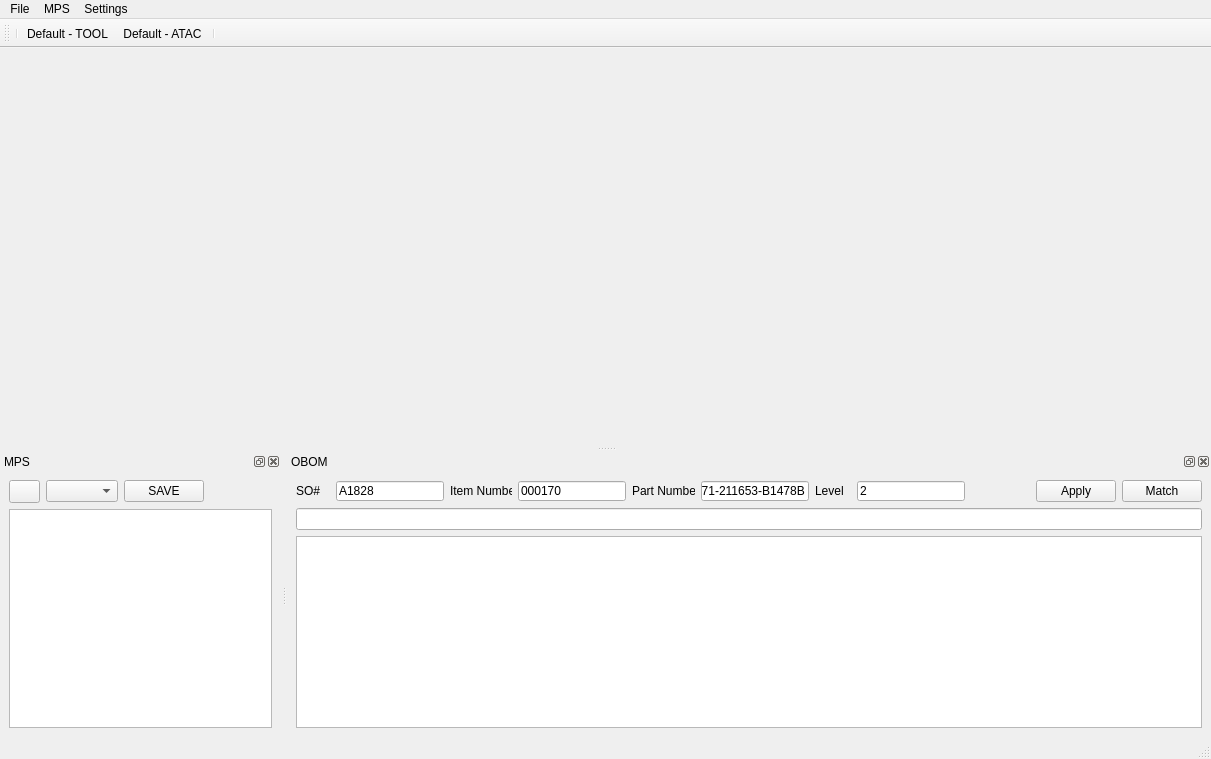
<?xml version="1.0" encoding="UTF-8"?>
<ui version="4.0">
 <class>MainWindow</class>
 <widget class="QMainWindow" name="MainWindow">
  <property name="geometry">
   <rect>
    <x>0</x>
    <y>0</y>
    <width>1211</width>
    <height>759</height>
   </rect>
  </property>
  <property name="windowTitle">
   <string>MainWindow</string>
  </property>
  <widget class="QWidget" name="centralwidget"/>
  <widget class="QMenuBar" name="menubar">
   <property name="geometry">
    <rect>
     <x>0</x>
     <y>0</y>
     <width>1211</width>
     <height>21</height>
    </rect>
   </property>
   <widget class="QMenu" name="menuFile">
    <property name="title">
     <string>File</string>
    </property>
    <addaction name="actionAdd_Model"/>
    <addaction name="separator"/>
    <addaction name="actionDefault_Tool"/>
    <addaction name="actionDefault_ATAC"/>
    <addaction name="separator"/>
    <addaction name="action_manage_pn"/>
    <addaction name="separator"/>
    <addaction name="actionGenerate_CFG_File"/>
    <addaction name="separator"/>
    <addaction name="actionExit"/>
   </widget>
   <widget class="QMenu" name="menuTest">
    <property name="title">
     <string>Settings</string>
    </property>
    <addaction name="actionPreferences"/>
   </widget>
   <widget class="QMenu" name="menuMPS">
    <property name="title">
     <string>MPS</string>
    </property>
   </widget>
   <addaction name="menuFile"/>
   <addaction name="menuMPS"/>
   <addaction name="menuTest"/>
  </widget>
  <widget class="QToolBar" name="toolBar">
   <property name="baseSize">
    <size>
     <width>0</width>
     <height>0</height>
    </size>
   </property>
   <property name="windowTitle">
    <string>toolBar_2</string>
   </property>
   <property name="iconSize">
    <size>
     <width>32</width>
     <height>32</height>
    </size>
   </property>
   <attribute name="toolBarArea">
    <enum>TopToolBarArea</enum>
   </attribute>
   <attribute name="toolBarBreak">
    <bool>false</bool>
   </attribute>
   <addaction name="separator"/>
   <addaction name="actionDefault_Tool"/>
   <addaction name="actionDefault_ATAC"/>
   <addaction name="separator"/>
  </widget>
  <widget class="QStatusBar" name="statusBar"/>
  <widget class="QDockWidget" name="dockWidget_2">
   <property name="windowTitle">
    <string>MPS</string>
   </property>
   <attribute name="dockWidgetArea">
    <number>8</number>
   </attribute>
   <widget class="QWidget" name="dockWidgetContents_2">
    <layout class="QVBoxLayout" name="verticalLayout_2">
     <item>
      <layout class="QHBoxLayout" name="horizontalLayout_5">
       <item>
        <widget class="QPushButton" name="btn_mps_update">
         <property name="minimumSize">
          <size>
           <width>31</width>
           <height>23</height>
          </size>
         </property>
         <property name="maximumSize">
          <size>
           <width>31</width>
           <height>23</height>
          </size>
         </property>
         <property name="text">
          <string/>
         </property>
         <property name="icon">
          <iconset resource="../images/img.qrc">
           <normaloff>:/newPrefix/update.ico</normaloff>:/newPrefix/update.ico</iconset>
         </property>
        </widget>
       </item>
       <item>
        <widget class="QComboBox" name="cbx_mps_model"/>
       </item>
       <item>
        <widget class="QPushButton" name="btn_mps_save">
         <property name="text">
          <string>SAVE</string>
         </property>
        </widget>
       </item>
       <item>
        <spacer name="horizontalSpacer_2">
         <property name="orientation">
          <enum>Qt::Horizontal</enum>
         </property>
         <property name="sizeHint" stdset="0">
          <size>
           <width>40</width>
           <height>20</height>
          </size>
         </property>
        </spacer>
       </item>
      </layout>
     </item>
     <item>
      <layout class="QVBoxLayout" name="verticalLayout">
       <item>
        <widget class="QTableView" name="tableView_mps"/>
       </item>
      </layout>
     </item>
    </layout>
   </widget>
  </widget>
  <widget class="QDockWidget" name="dockWidget_3">
   <property name="windowTitle">
    <string>OBOM</string>
   </property>
   <attribute name="dockWidgetArea">
    <number>8</number>
   </attribute>
   <widget class="QWidget" name="dockWidgetContents_3">
    <layout class="QVBoxLayout" name="verticalLayout_4">
     <item>
      <layout class="QVBoxLayout" name="verticalLayout_3">
       <item>
        <layout class="QHBoxLayout" name="horizontalLayout_8">
         <item>
          <layout class="QHBoxLayout" name="horizontalLayout_6">
           <item>
            <layout class="QHBoxLayout" name="horizontalLayout_2">
             <item>
              <widget class="QLabel" name="lbl">
               <property name="maximumSize">
                <size>
                 <width>61</width>
                 <height>20</height>
                </size>
               </property>
               <property name="text">
                <string>SO#   </string>
               </property>
              </widget>
             </item>
             <item>
              <widget class="QLineEdit" name="edit_so">
               <property name="maximumSize">
                <size>
                 <width>173</width>
                 <height>20</height>
                </size>
               </property>
               <property name="inputMask">
                <string>HHHHH</string>
               </property>
               <property name="text">
                <string>A1828</string>
               </property>
              </widget>
             </item>
            </layout>
           </item>
           <item>
            <layout class="QHBoxLayout" name="horizontalLayout_3">
             <item>
              <widget class="QLabel" name="label_2">
               <property name="maximumSize">
                <size>
                 <width>62</width>
                 <height>20</height>
                </size>
               </property>
               <property name="text">
                <string>Item Number</string>
               </property>
              </widget>
             </item>
             <item>
              <widget class="QLineEdit" name="edit_item_no">
               <property name="maximumSize">
                <size>
                 <width>173</width>
                 <height>20</height>
                </size>
               </property>
               <property name="inputMask">
                <string>000000</string>
               </property>
               <property name="text">
                <string>000170</string>
               </property>
              </widget>
             </item>
            </layout>
           </item>
           <item>
            <layout class="QHBoxLayout" name="horizontalLayout_4">
             <item>
              <widget class="QLabel" name="label_3">
               <property name="maximumSize">
                <size>
                 <width>63</width>
                 <height>20</height>
                </size>
               </property>
               <property name="text">
                <string>Part Number </string>
               </property>
              </widget>
             </item>
             <item>
              <widget class="QLineEdit" name="edit_pn">
               <property name="maximumSize">
                <size>
                 <width>173</width>
                 <height>20</height>
                </size>
               </property>
               <property name="inputMask">
                <string/>
               </property>
               <property name="text">
                <string>571-211653-B1478B</string>
               </property>
              </widget>
             </item>
            </layout>
           </item>
           <item>
            <layout class="QHBoxLayout" name="horizontalLayout">
             <item>
              <widget class="QLabel" name="label_4">
               <property name="maximumSize">
                <size>
                 <width>64</width>
                 <height>20</height>
                </size>
               </property>
               <property name="text">
                <string>Level  </string>
               </property>
              </widget>
             </item>
             <item>
              <widget class="QLineEdit" name="edit_level">
               <property name="maximumSize">
                <size>
                 <width>173</width>
                 <height>20</height>
                </size>
               </property>
               <property name="text">
                <string>2</string>
               </property>
              </widget>
             </item>
            </layout>
           </item>
          </layout>
         </item>
         <item>
          <spacer name="horizontalSpacer">
           <property name="orientation">
            <enum>Qt::Horizontal</enum>
           </property>
           <property name="sizeHint" stdset="0">
            <size>
             <width>40</width>
             <height>20</height>
            </size>
           </property>
          </spacer>
         </item>
         <item>
          <layout class="QHBoxLayout" name="horizontalLayout_7">
           <item>
            <widget class="QPushButton" name="btn_getdata">
             <property name="minimumSize">
              <size>
               <width>60</width>
               <height>0</height>
              </size>
             </property>
             <property name="text">
              <string>Apply</string>
             </property>
            </widget>
           </item>
           <item>
            <widget class="QPushButton" name="btn_option_match">
             <property name="minimumSize">
              <size>
               <width>60</width>
               <height>0</height>
              </size>
             </property>
             <property name="text">
              <string>Match</string>
             </property>
            </widget>
           </item>
          </layout>
         </item>
        </layout>
       </item>
       <item>
        <widget class="QLineEdit" name="lineEdit"/>
       </item>
       <item>
        <widget class="QTreeView" name="tv_obom">
         <property name="alternatingRowColors">
          <bool>true</bool>
         </property>
        </widget>
       </item>
      </layout>
     </item>
    </layout>
   </widget>
  </widget>
  <action name="actionAdd_Model">
   <property name="text">
    <string>Add Model</string>
   </property>
  </action>
  <action name="actionDefault_ATAC">
   <property name="icon">
    <iconset resource="../images/img.qrc">
     <normaloff>:/newPrefix/default_atac.ico</normaloff>:/newPrefix/default_atac.ico</iconset>
   </property>
   <property name="text">
    <string>Default - ATAC</string>
   </property>
  </action>
  <action name="action_manage_pn">
   <property name="text">
    <string>Manage Option</string>
   </property>
  </action>
  <action name="actionExit">
   <property name="text">
    <string>Exit</string>
   </property>
  </action>
  <action name="actionPreferences">
   <property name="icon">
    <iconset resource="../images/img.qrc">
     <normaloff>:/newPrefix/setting.ico</normaloff>:/newPrefix/setting.ico</iconset>
   </property>
   <property name="text">
    <string>Preferences...</string>
   </property>
  </action>
  <action name="actionDefault_Tool">
   <property name="icon">
    <iconset resource="../images/img.qrc">
     <normaloff>:/newPrefix/default_tool.ico</normaloff>:/newPrefix/default_tool.ico</iconset>
   </property>
   <property name="text">
    <string>Default - TOOL</string>
   </property>
  </action>
  <action name="actionGenerate_CFG_File">
   <property name="text">
    <string>Generate CFG File</string>
   </property>
  </action>
 </widget>
 <resources>
  <include location="../images/img.qrc"/>
 </resources>
 <connections/>
</ui>
